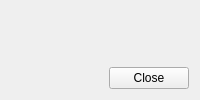
<?xml version="1.0" encoding="UTF-8"?>
<ui version="4.0">
 <class>SyncConflicts</class>
 <widget class="QWidget" name="SyncConflicts">
  <property name="windowTitle">
   <string>Sync conflicts</string>
  </property>
  <layout class="QVBoxLayout" name="layout">
   <item>
    <widget class="QWidget" name="panel" />
   </item>
   <item>
    <widget class="QDialogButtonBox" name="buttons">
     <property name="standardButtons">
      <set>QDialogButtonBox::Close</set>
     </property>
    </widget>
   </item>
  </layout>
 </widget>
 <resources />
 <connections />
</ui>
